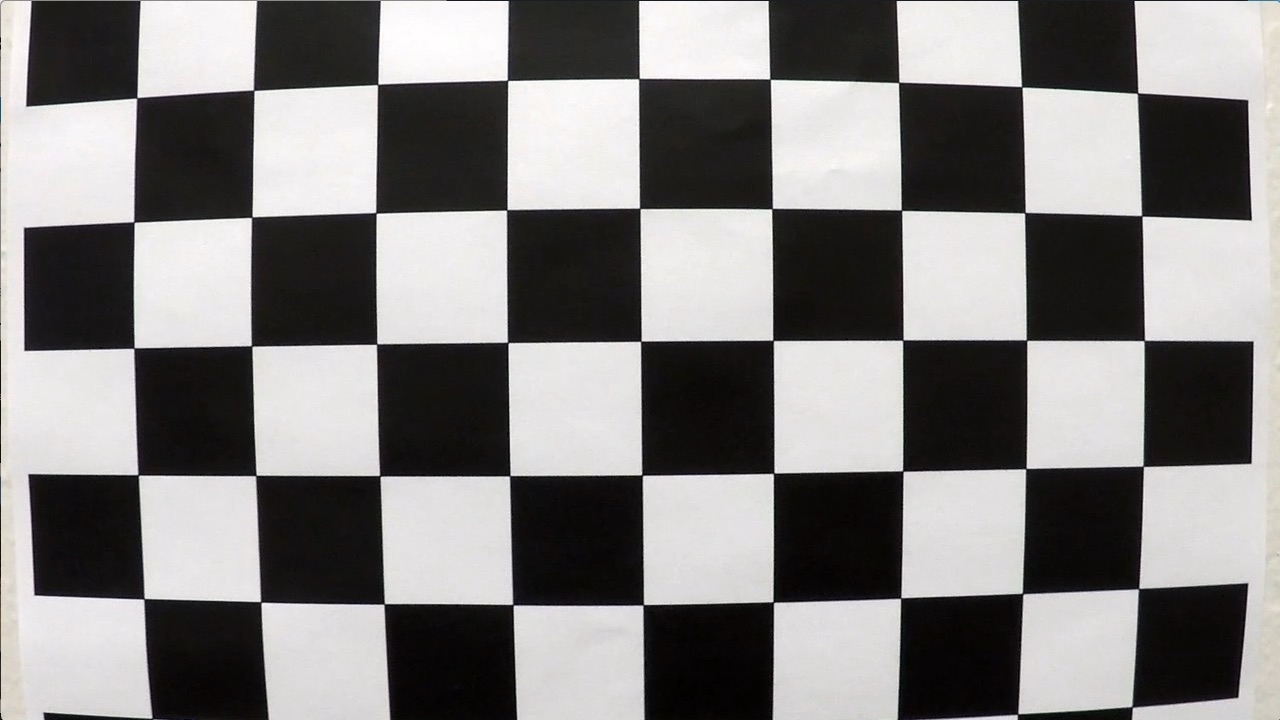
#> input picture CarND/camera_cal/calibration1.jpg, 1280 x 720 px; its folder holds 5 pictures in this run
$ jupyter execute --allow-errors AdvancedLaneLines.ipynb   (older library calls are emulated)
#> lines starting #> are read from the running program, lines starting #| are printed output that depends on the picture; after the words box and inside, x2 and y2 are one past the last pixel; in counts of white or black regions, pixels touching at a corner belong together
## The goals for this Advanced Lane Finding Project project are:

### -- Compute the camera calibration matrix and distortion coefficients given a set of chessboard images.
### -- Apply a distortion correction to raw images.
### -- Use color transforms, gradients, etc., to create a thresholded binary image.
### -- Apply a perspective transform to rectify binary image ("birds-eye view").
### -- Detect lane pixels and fit to find the lane boundary.
### -- Determine the curvature of the lane and vehicle position with respect to center.
### -- Warp the detected lane boundaries back onto the original image.
### -- Output visual display of the lane boundaries and numerical estimation of lane curvature and vehicle position.

### Python Code for the Advanced Lane Finding project:

### Import the necessary packages

[cell 1]
from moviepy.editor import VideoFileClip
from IPython.display import HTML
import numpy as np
import cv2
import pickle
import glob
from tracker import tracker
import matplotlib.pyplot as plt
import matplotlib.image as mpimg
import matplotlib.gridspec as gridspec

### I prepared the "object points", which are the three dimensions of the chessboard corners in the real world. The object points are reshaped to create "image points" which are two dimensional coordinates in the image plane. OpenCV functions findChessboardCorners() and drawChessboardCorners() were used to automatically find and draw corners in an image of a chessboard pattern.

### I then used the output objpoints and imgpoints to compute the camera calibration and distortion coefficients using the cv2.calibrateCamera() function. I applied this distortion correction to the test image using the cv2.undistort() function and obtained this result:

[cell 2]
# Calibrate the Camera
# number of inside corners in x & y directions
nx = 9
ny = 6
# prepare object points
objp = np.zeros((6*9,3), np.float32)
objp[:,:2] = np.mgrid[0:9, 0:6].T.reshape(-1,2)

# Arrays to store object points and image points from all the images
objpoints = [] # 3d points in real world space
imgpoints = [] # 2d points in image plane

# Make a list of calibration images
images = glob.glob('./camera_cal/calibration*.jpg')

plt.figure(figsize = (18,12))
#> (this line was passed over: IPython is not available in this run)
#> further down, img is the input picture: shape (720, 1280, 3); mean B, G, R 127.8, 128.4, 130.1
#> `ret, corners = cv2.findChessboardCorners(gray, (nx, ny), None)`: ret = False; corners = None
#> pass 2 of the loop `for idx, fname in enumerate(images):`:
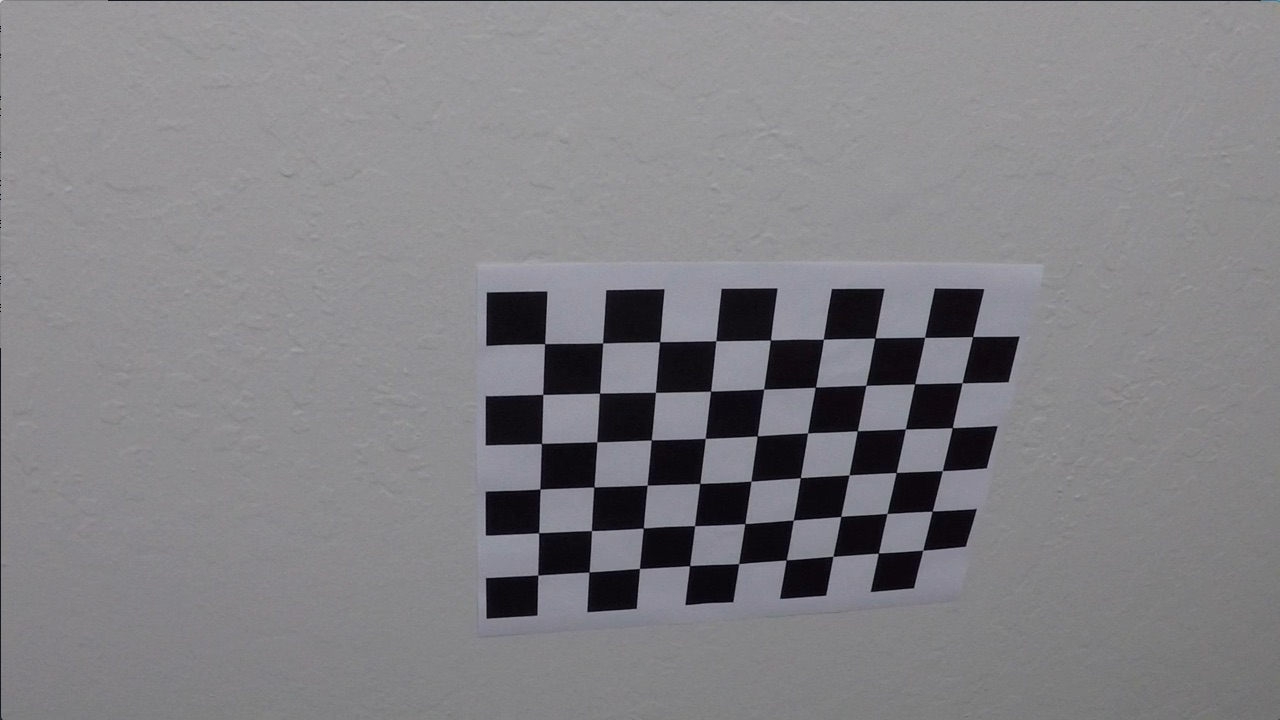
#> input picture CarND/camera_cal/calibration10.jpg, 1280 x 720 px
#> img is the input picture: shape (720, 1280, 3); mean B, G, R 133.1, 129.4, 130.2
#> `ret, corners = cv2.findChessboardCorners(gray, (nx, ny), None)`: ret = True; corners = 54 rows, first 8: [545.3, 343.1], [602.7, 342.8], [660.1, 341.3], [715.8, 340.7], [770.6, 340], [823.5, 339.2], [874.3, 338.5], [925.1, 337.4]
#> `img = cv2.drawChessboardCorners(img, (nx, ny), corners, ret)`:
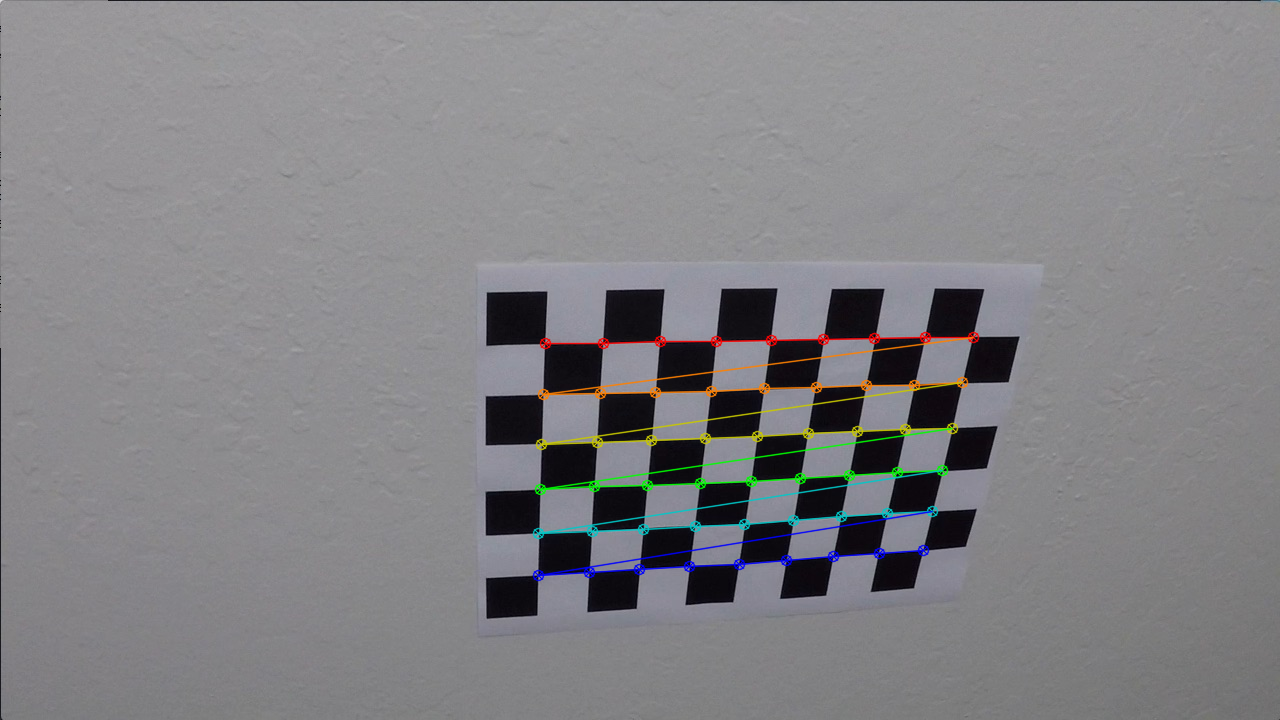
#> img: shape (720, 1280, 3); 1.91% of pixels changed, all inside (x1, y1, x2, y2) = (532, 331, 980, 582)
grid = gridspec.GridSpec(5,4)
# set the spacing between axes.
grid.update(wspace=0.05, hspace=0.15)

#> (the rest of this cell did not finish here and is left out)

### It should be noted that some of the images are not plotted above because the "findChessboardCorners()" function could not find 9 x 6 inside corners inside these input images

### Use the objpoints and imgpoints to compute the camera calibration and distortion coefficients using the cv2.calibrateCamera() function. This distortion correction was applied to the test image using the cv2.undistort() function. The results are shown below

[cell 3]
# Take an image, object points, image points, and perform the camera calibration. Undistort the image after camera calibration

#load image for reference
image = cv2.imread('./camera_cal/calibration1.jpg')
img_size = (image.shape[1],image.shape[0])
#> img_size = (1280, 720)

# Perform camera calibration with the given object and image points
ret, mtx, dist, rvecs, tvecs = cv2.calibrateCamera(objpoints, imgpoints, img_size, None, None)
#> ret = 0.68; mtx = [[1143.7, 0, 681.7], [0, 1109.2, 367.7], [0, 0, 1]]; dist = [[-0.515, 2.99, -0.00876, 0.00937, 1.41]]; rvecs = ([0.451, -0.252, 0.0361],); tvecs = ([-2.31, -0.422, 19.12],)

# Save the camera calibration results for later use
dist_pickle = {}
dist_pickle["mtx"] = mtx
dist_pickle["dist"] = dist
pickle.dump(dist_pickle, open("./camera_cal/calibration_pickle.p", "wb"))

#Visualize the before/after distortion on chessboard images
undist = cv2.undistort(image, mtx, dist, None, mtx)
plt.figure(figsize = (18,12))
#> (this line was passed over: IPython is not available in this run)
grid = gridspec.GridSpec(1,2)
# set the spacing between axes.
grid.update(wspace=0.1, hspace=0.1)

#> (the rest of this cell did not finish here and is left out)

[cell 4]
# Choose from the test images to demonstrate the before/after applying undistortion
testImg = cv2.imread('./test_images/test5.jpg')
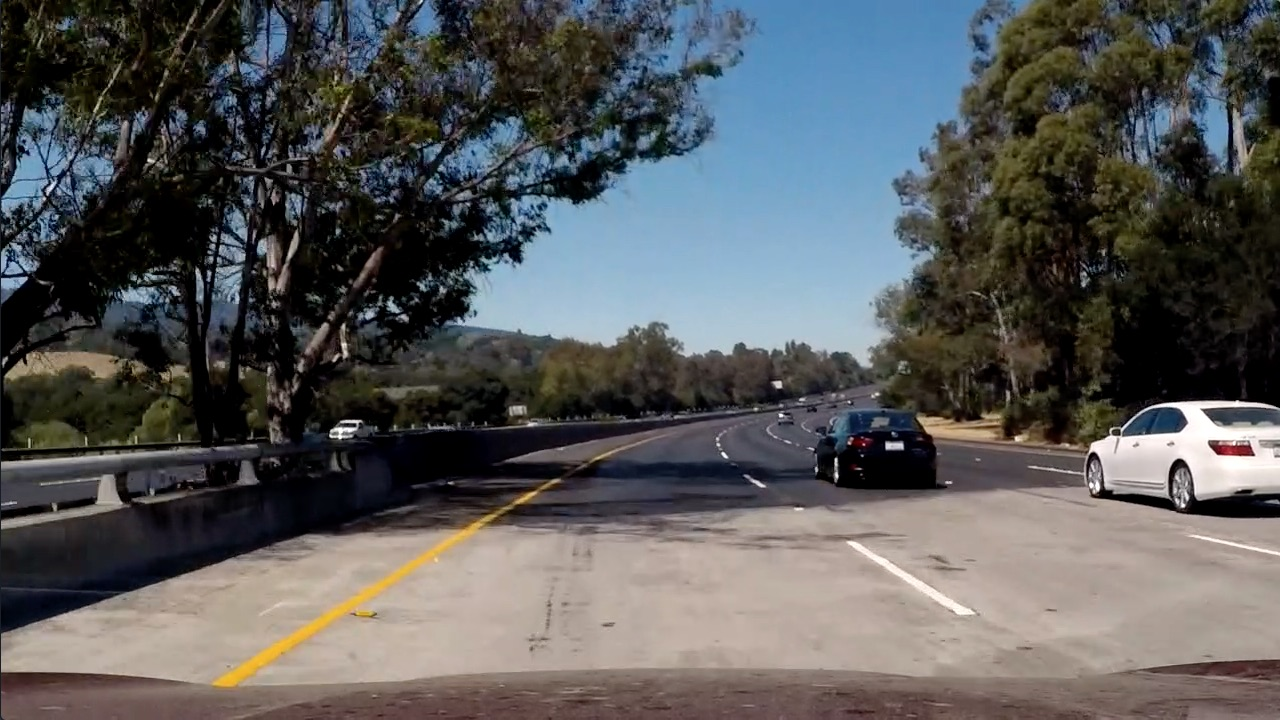
#> input picture CarND/test_images/test5.jpg, 1280 x 720 px
#> testImg is the input picture: shape (720, 1280, 3); mean B, G, R 89.8, 89.3, 88.5
testImg = cv2.cvtColor(testImg, cv2.COLOR_BGR2RGB)

undistTest = cv2.undistort(testImg, mtx, dist, None, mtx)

#Visualize the before/after distortion on test images
plt.figure(figsize = (18,12))
#> (this line was passed over: IPython is not available in this run)
grid = gridspec.GridSpec(1,2)
# set the spacing between axes.
grid.update(wspace=0.1, hspace=0.1)

#> (the rest of this cell did not finish here and is left out)

### Although it may not be visible at a first glance, a closer look at the sides of the undistorted image above shows that the radial distortion has been removed. An example where this is obvious: the white car on the right is slightly cropped along with the trees

### Some useful functions are defined for experimenting with different color thresholds and gradients

[cell 5]
# Define a function that takes an image, gradient orientation,
# and threshold min / max values.

def abs_sobel_thresh(img, orient='x', thresh_min=25, thresh_max=255):
    # Convert to grayscale
    # gray = cv2.cvtColor(img, cv2.COLOR_RGB2GRAY)
#> called with orient = 'x', thresh_min = 20, thresh_max = 100
    hls = cv2.cvtColor(img, cv2.COLOR_RGB2HLS).astype(np.float)
    l_channel = hls[:,:,1]
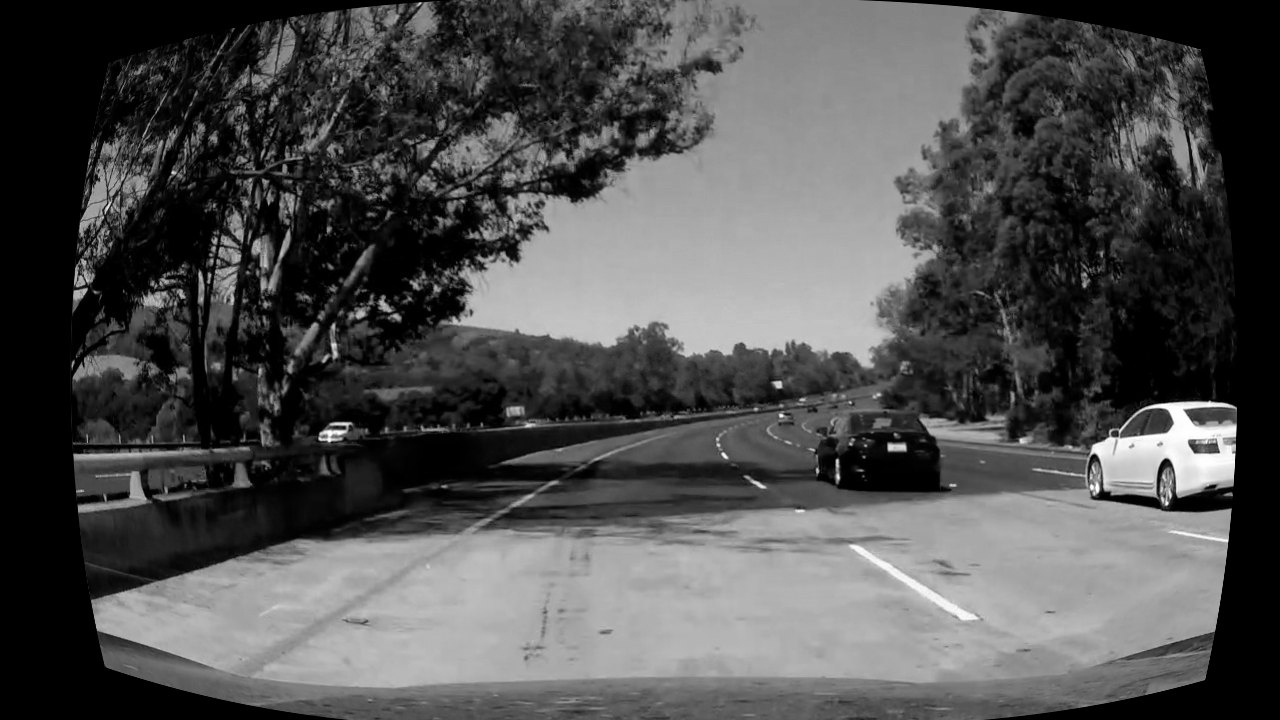
#> l_channel: shape (720, 1280) float64; min 0, max 255, mean 79.8
    s_channel = hls[:,:,2]
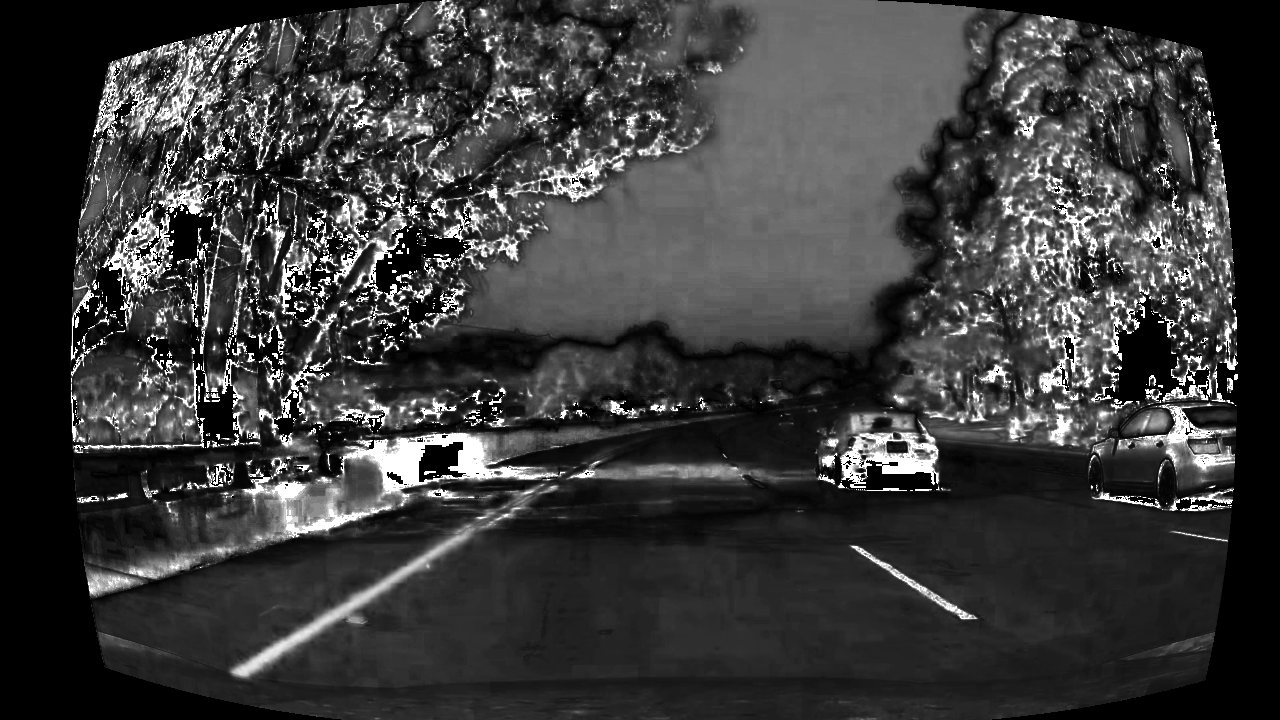
#> s_channel: shape (720, 1280) float64; min 0, max 255, mean 58.5
    # Apply x or y gradient with the OpenCV Sobel() function
    # and take the absolute value
    if orient == 'x':
        abs_sobel = np.absolute(cv2.Sobel(l_channel, cv2.CV_64F, 1, 0))
    if orient == 'y':
        abs_sobel = np.absolute(cv2.Sobel(l_channel, cv2.CV_64F, 0, 1))
    # Rescale back to 8 bit integer
    scaled_sobel = np.uint8(255*abs_sobel/np.max(abs_sobel))
    # Create a copy and apply the threshold
    binary_output = np.zeros_like(scaled_sobel)
    # Here I'm using inclusive (>=, <=) thresholds, but exclusive is ok too
    binary_output[(scaled_sobel >= thresh_min) & (scaled_sobel <= thresh_max)] = 1

    # Return the result
    return binary_output

# Define a function to return the magnitude of the gradient for a given sobel kernel size and threshold values
# [64 lines left out: functions mag_thresh, dir_threshold, color_threshold, s_channel_threshold, window_mask, not called in this run]

[cell 6]
#Apply Sobel operator in X-direction to experiment with gradient thresholds
gradx = abs_sobel_thresh(undistTest, orient='x', thresh_min=20, thresh_max=100)
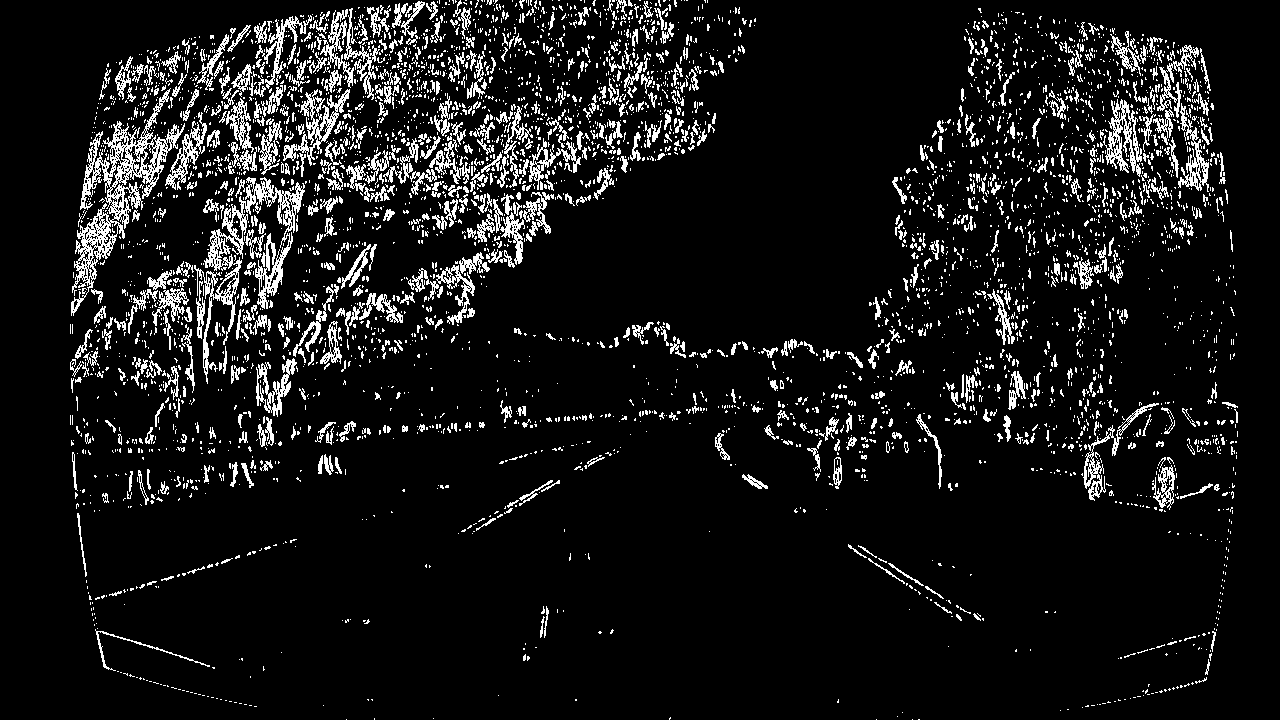
#> gradx: shape (720, 1280); values 0 (black) and 1 (white), 9% white in thin lines or dots

#Visualize the results before/after absolute sobel operator is applied on a test image in x direction to find the
#vertical lines, since the lane lines are close to being vertical
plt.figure(figsize = (18,12))
#> (this line was passed over: IPython is not available in this run)
grid = gridspec.GridSpec(1,2)

# set the spacing between axes.
grid.update(wspace=0.1, hspace=0.1)

plt.subplot(grid[0])
#> (this line was passed over: IPython is not available in this run)
plt.imshow(undistTest, cmap="gray")
#> (this line was passed over: IPython is not available in this run)
plt.title('Undistorted Image')
#> (this line was passed over: IPython is not available in this run)

plt.subplot(grid[1])
plt.imshow(gradx, cmap="gray")
plt.title('Absolute sobel threshold in X direction')

plt.show()
